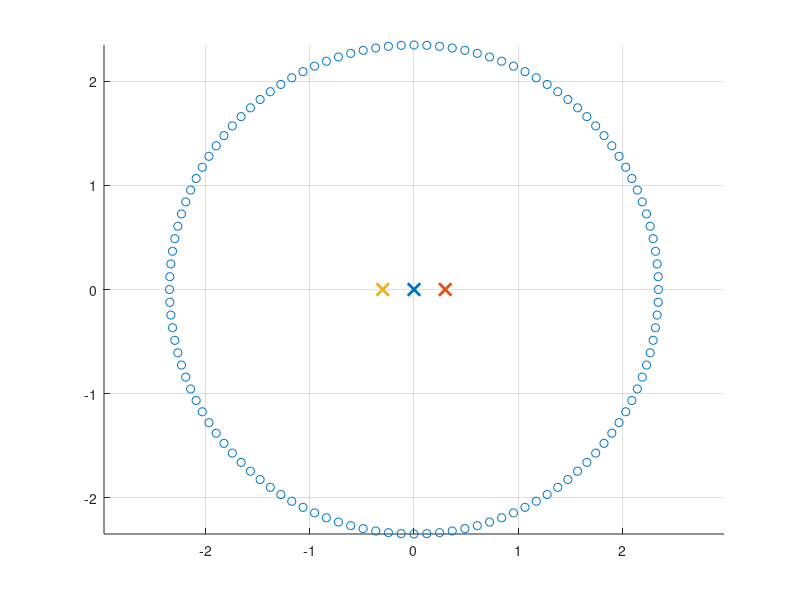

MATLAB code to generate this figure: (Note: this script raises an error after producing the figure.)
clf
r = 2.35; %m
xc = 0;   %center x
yc = 0;   %center y

n_meas = 120;

theta = linspace(0,2*pi-((3*pi)/180),n_meas);
x = r*cos(theta) + xc;
y = r*sin(theta) + yc;

mic_xyz = cat(1, x, y, zeros(1, n_meas));

ES1 = [0,0,0];
ES2 = [0.3,0,0];
ES3 = [-0.3,0,0];

ES_xyz = cat(1, ES1, ES2, ES3);

figure(5)
scatter(x,y)
hold on
plot(ES1(1),ES1(2), 'x', 'LineWidth', 2, 'MarkerSize', 9);
plot(ES2(1),ES2(2), 'x', 'LineWidth', 2, 'MarkerSize', 9);
plot(ES3(1),ES3(2), 'x', 'LineWidth', 2, 'MarkerSize', 9);
grid
axis equal
hold off

r_ES = EDcalcdist(ES_xyz, mic_xyz.');
r_ES1 = r_ES(1,:);
r_ES2 = r_ES(2,:);
r_ES3 = r_ES(3,:);

% Demo of discretization error for impulse responses

% samplemethod = 1 -> round at low fs
% samplemethod = 2 -> round at high fs and decimate
% samplemethod = 3 -> round at low fs but split pulse between two samples

samplemethod = 1;

% Generate discrete-time IRs
% Exact arrival times
cair = 343;

% Approach 1: round to nearest discrete time-sample
fs = 48000;

if samplemethod == 2
    noversamp = 8;
    fs_oversamp = fs*noversamp;
    dt = 1/fs_oversamp;
elseif samplemethod == 1 
    dt = 1/fs;
elseif samplemethod == 3 
    dt = 1/fs;
end

n_exact = zeros(3, n_meas);
n_rounded = zeros(3, n_meas);

for i = 1:3
    for j = 1:n_meas
        t_ij = r_ES(i,j)/cair;
        n_exact(i,j) = t_ij/dt + 1;
        n_rounded(i,j) = round(t_ij/dt) + 1;
    end
end

irmaxlength = max([n_rounded(1,:) n_rounded(2,:) n_rounded(3,:)]) + 1;

ir = zeros(3, n_meas,irmaxlength+500);
nfft = 8192;
F = zeros(3, n_meas,nfft);

if samplemethod == 1
    for i = 1:3
        for j = 1:n_meas
            ir(i,j,n_rounded(i,j)) = 1/r_ES(i,j);
            F(i,j,:) = fft(ir(i,j,:),nfft);
        end
    end
elseif samplemethod == 2
    c = zeros(ceil((irmaxlength+500)/noversamp), 3, n_meas);
    for i = 1:3
        for j = 1:n_meas
            ir(n_rounded(i,j),i,j) = 1/r_ES(i,j);
            w = ir(:,i,j);
            c(:,i,j) = noversamp*decimate(w,noversamp);
            F(:,i,j) = fft(c(:,i,j),nfft);
        end
    end
    ir = c;
elseif samplemethod == 3
    for i = 1:3
        for j = 1:n_meas
            frac = n_exact(i,j) - floor(n_exact(i,j));
            ir(i,j,floor(n_exact(i,j))) = 1/r_ES(i,j)*(1-frac);
            ir(i,j,floor(n_exact(i,j))+1) = 1/r_ES(i,j)*frac;
            
            F(i,j,:) = fft(ir(i,j,:),nfft);
        end
    end
end

% if samplemethod == 2
%     ir = noversamp*decimate(ir,noversamp);
%     ir = reshape(ir,[],3,n_meas);
% %                 c = noversamp*decimate(squeeze(ir(i,j,:)),noversamp);
% %                 c = reshape(c,1,1,[]);
% %                 ir(i,j,:) = c;
% end

% figure(3)
% plot(ir(1,1))
% pause

fvec_fft = fs/nfft*[0:nfft/2-1].';

ptot_fromIR = sum(F,[1 2]);
ptot_fromIR = ptot_fromIR(1:nfft/2);
ptot_fromIR = squeeze(ptot_fromIR);

% Truth: FD results

cair = 343;
kvec = 2*pi*fvec_fft/cair;

% Correct answer, in freq. domain
ptot = 0;
for i = 1:3
    for j = 1:n_meas
        ptot = ptot + exp(-1i*kvec*r_ES(i,j))/r_ES(i,j);
    end     
end
if samplemethod == 2
    % Correct scale for IR results
    %ptot_fromIR = ptot_fromIR*(1/r1 + 1/r2)/(sum(ir1)+sum(ir2));
    %ptot_fromIR = ptot_fromIR*(sum(1./r1))/(sum(ir, 'all'));
end

figure(1)
clf(1)
h = plot(fvec_fft,abs(ptot),'o',fvec_fft,abs(ptot_fromIR));
seth
grid
legend('FD results (truth)','IR-to-FR results');

figure(3)
clf(3)
h = plot(fvec_fft,unwrap(angle(ptot)),'o',fvec_fft,unwrap(angle(ptot_fromIR)));
seth
grid
legend('FD results (truth)','IR-to-FR results');
g = ylabel('Phase   [rad].');
sg14

resultdiff = ptot_fromIR(:) - ptot(:);
figure(2)
h = plot(fvec_fft,abs(resultdiff)./abs(ptot),'-');
seth
grid
g = ylabel('Rel. error   [-]');
sg14












